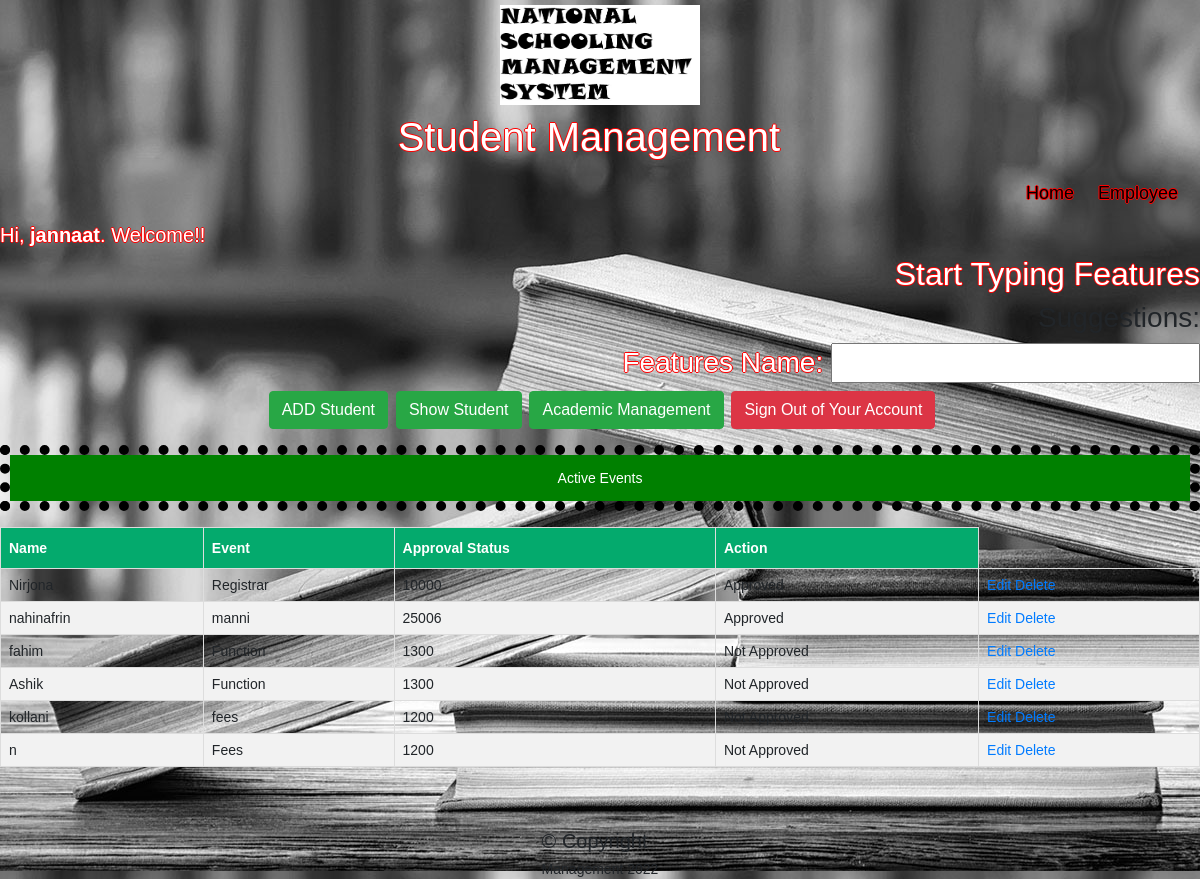
The page /mvc/view/profile.php (signed in) on the database its author committed.
### tables this page shows
CREATE TABLE `events` (
  `id` int(11) NOT NULL,
  `client_name` varchar(50) NOT NULL,
  `event_name` varchar(255) NOT NULL,
  `price` varchar(255) NOT NULL,
  `approval_status` tinyint(1) NOT NULL
);

### mvc/model/model.php (called while the page is built, shortened)
<?php
function showAllEvent(){
 $conn = db_conn();
    $selectQuery = 'SELECT * FROM `events` ';
    try{
        $stmt = $conn->query($selectQuery);
    }catch(PDOException $e){
        echo $e->getMessage();
    }
    $rows = $stmt->fetchAll(PDO::FETCH_ASSOC);
    return $rows;
}

### mvc/controller/eventInfo.php (called while the page is built, shortened)
<?php
require_once ('../model/model.php');
function fetchAllEvent(){
	return showAllEvent();
}

### mvc/view/profile.php (the view, shortened to what this page needs)
<!DOCTYPE html>
<html>
<body>
<?php include ("header.php"); ?>
<h1 class = "textWhite" style="font-family: Arial, Helvetica, sans-serif;
  font-size: 20px ;">Hi, <b><?php echo htmlspecialchars($_SESSION["username"]); ?></b>. Welcome!!</h1>
<div style="text-align : center;">
<h2 align='right' class = "textWhite" >Start Typing Features</h2>
<h3 align='right'>Suggestions: <span id="txtHint"></span><h3/>
<h3 align='right'class = "textWhite" >Features Name: <input type="text" id="txt1" onkeyup="showHint(this.value)"></h3>
</div>
</body>
</html>
<?php
require_once '../controller/eventInfo.php';
$events = fetchAllEvent();
?>
<!DOCTYPE html>
<html lang="en">
<head>
    <link rel="stylesheet" href="https://stackpath.bootstrapcdn.com/bootstrap/4.5.2/css/bootstrap.min.css">
</head>
<body>
    <p align='center'>
        <a href="../View/Registrar/addstudents.php" class="btn btn-success ml-1">ADD Student</a>
        <a href="../View/Registrar/students.php" class="btn btn-success ml-1">Show Student</a>
        <a href="../view/Registrar/ardm.php" class="btn btn-success ml-1">Academic Management</a>
        <a href="../controller/logout.php" class="btn btn-danger ml-1">Sign Out of Your Account</a>
    <p style="color:white;text-align:center; border: 10px dotted black;
  padding: 15px;
  background: green;
  background-clip: padding-box;">
        Active Events
    </p>
    <table id="customers">
    <thead>
        <tr>
            <th>Name</th>
             <th>Event</th>
            <th>Approval Status</th>
            <th>Action</th>
        </tr>
    </thead>
    <tbody>
        <?php foreach ($events as $i => $event): ?>
            <tr>
                <td><?php echo $event['client_name'] ?></td>
                <td><?php echo $event['event_name'] ?></td>
                <td><?php echo $event['price'] ?></td>
                <td><?php if ($event['approval_status'] == 0) {
                 echo "Not Approved";
                }
                else {
                echo "Approved";
                } ?></td>
                <td><a href="editEvent.php?id=<?php echo $event['id'] ?>">Edit</a>&nbsp<a href="../controller/deleteEvent.php?id=<?php echo $event['id'] ?>" onclick="return confirm('Are you sure want to delete this ?')">Delete</a></td>
            </tr>
        <?php endforeach; ?>
    </tbody>
</table>
    <br>
    <br>
    <br>
    <br>
    <br>
    <br>
    </p>
</body>
</html>
<?php
include ("../view/footer.php");
?>

### mvc/view/header.php (style rules this page uses)
* { box-sizing: border-box; }
body { margin: 0; font-family: Arial, Helvetica, sans-serif; }
.textWhite { color:white;text-shadow: -1px 0px 0px red, 1px 0px 0px red, 0px -1px 0px red, 0px 1px 0px red;color: white }

### mvc/view/profile.php (style rules this page uses)
.textWhite { color:white;text-shadow: -1px 0px 0px red, 1px 0px 0px red, 0px -1px 0px red, 0px 1px 0px red;color: white }
body { font: 14px sans-serif; background-image: url('../upload/Library.jpg'); }
#customers { font-family: Arial, Helvetica, sans-serif; font-size: 20px border-collapse: collapse; width: 100%; }
#customers td, #customers th { border: 1px solid #ddd; padding: 8px; }
#customers tr:nth-child(even) { background-color: #f2f2f2; }
#customers th { padding-top: 12px; padding-bottom: 12px; text-align: left; background-color: #04AA6D; color: white; }

### mvc/view/footer.php (style rules this page uses)
body { font: 14px sans-serif; }

### rows shown on the page
events: client_name "Nirjona", event_name "Registrar", price "10000", approval_status "Approved"
events: client_name "nahinafrin", event_name "manni", price "25006", approval_status "Approved"
events: client_name "fahim", event_name "Function", price "1300", approval_status "Not Approved"
events: client_name "Ashik", event_name "Function", price "1300", approval_status "Not Approved"
events: client_name "kollani", event_name "fees", price "1200", approval_status "Not Approved"
events: client_name "n", event_name "Fees", price "1200", approval_status "Not Approved"

### other values the page prints
$_SESSION["username"] "jannaat"
